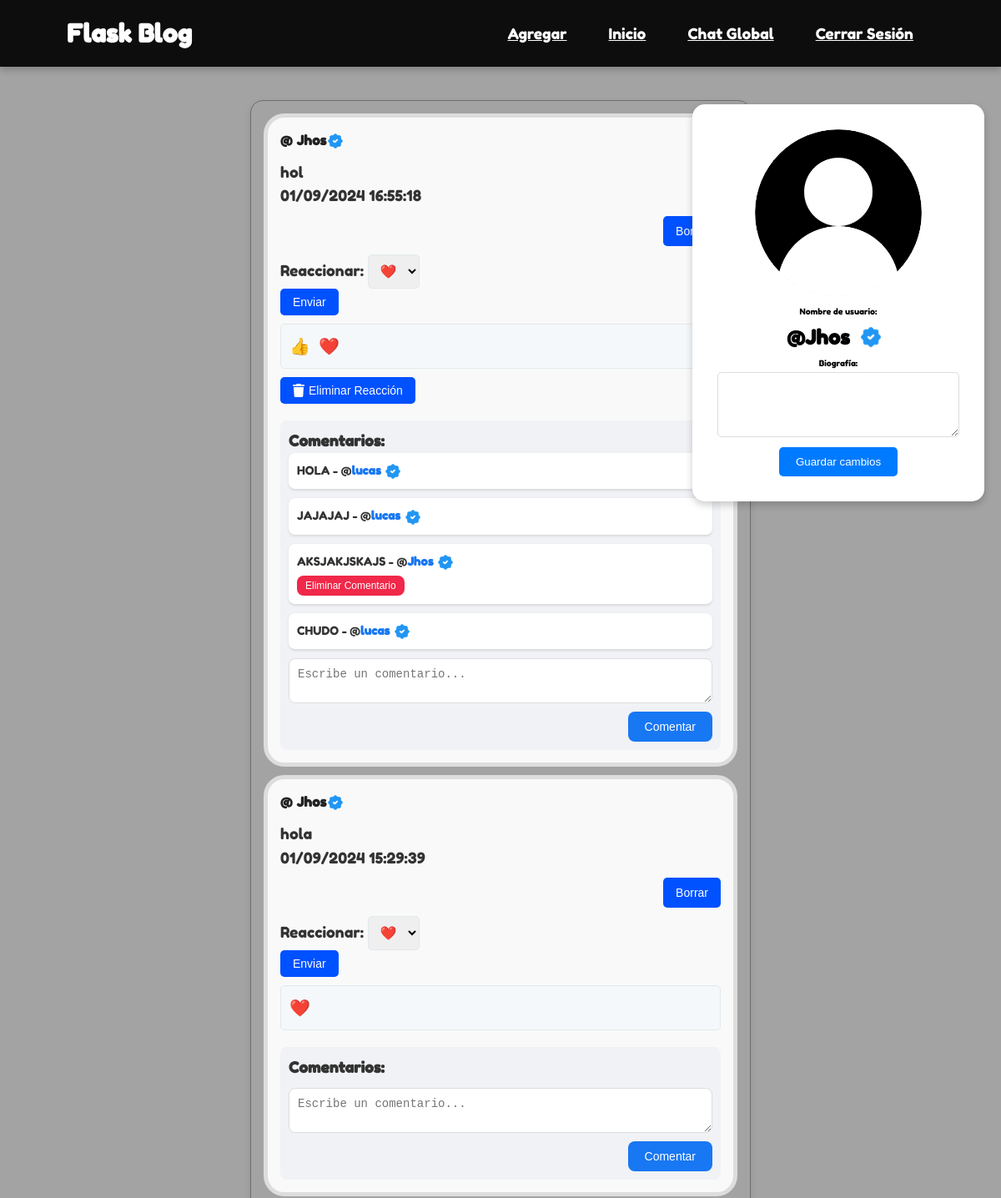
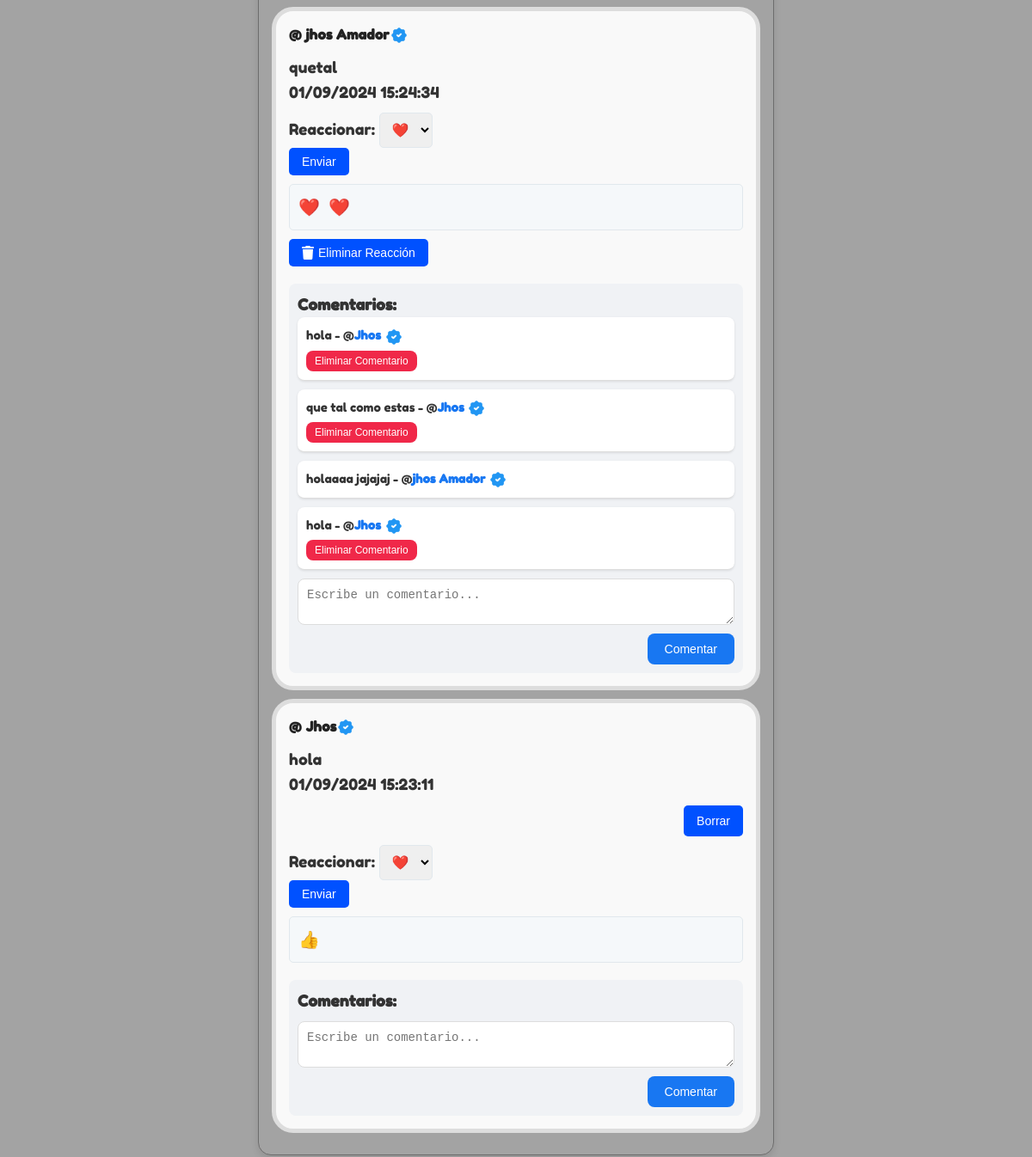
The page / (signed in) on the database its author committed (2 pictures, top to bottom).
### app.py (models this page shows)
class User(db.Model, UserMixin):
    __tablename__ = "users"
    id = db.Column(db.Integer, primary_key=True)
    name = db.Column(db.String(100), unique=True, nullable=False)  # Considera cambiar esto a `username` si es más adecuado
    password = db.Column(db.String(100), nullable=False)
    reactions = db.relationship('Reaction', back_populates='user')
    posts = db.relationship('Post', back_populates='user')

class Post(db.Model):
    __tablename__ = "posts"
    id = db.Column(db.Integer, primary_key=True)
    titulo = db.Column(db.String, nullable=False)
    fecha = db.Column(db.DateTime, default=datetime.utcnow)
    texto = db.Column(db.String, nullable=False)
    imagen_url = db.Column(db.String, nullable=True)  # Nueva columna para la URL de la imagen
    video_url = db.Column(db.String, nullable=True)  # Nueva columna para la URL del video
    user_id = db.Column(db.Integer, db.ForeignKey('users.id'), nullable=False)
    reactions = db.relationship('Reaction', back_populates='post')
    user = db.relationship('User', back_populates='posts')

class Reaction(db.Model):
    __tablename__ = 'reactions'
    id = db.Column(db.Integer, primary_key=True)
    user_id = db.Column(db.Integer, db.ForeignKey('users.id'), nullable=False)
    post_id = db.Column(db.Integer, db.ForeignKey('posts.id'), nullable=False)
    emoji = db.Column(db.String(10), nullable=False)  # Usa un tamaño adecuado para los emoticonos
    user = db.relationship('User', back_populates='reactions')
    post = db.relationship('Post', back_populates='reactions')
    __table_args__ = (
        db.UniqueConstraint('user_id', 'post_id', name='unique_user_post_reaction'),
    )

class Comment(db.Model):
    __tablename__ = 'comments'
    id = db.Column(db.Integer, primary_key=True)
    texto = db.Column(db.String, nullable=False)
    fecha = db.Column(db.DateTime, default=datetime.utcnow)
    user_id = db.Column(db.Integer, db.ForeignKey('users.id'), nullable=False)
    post_id = db.Column(db.Integer, db.ForeignKey('posts.id'), nullable=False)
    user = db.relationship('User')
    post = db.relationship('Post', back_populates='comments')

### app.py (the view)
@app.route("/")
@login_required
def inicio():
    posts = Post.query.order_by(Post.fecha.desc()).all()
    return render_template("inicio.html", posts=posts)

### app.py (called while the page is built)
@login_manager.user_loader
def load_user(user_id):
    return User.query.get(int(user_id))

### templates/inicio.html (shortened to what this page needs)
{% extends "layout.html" %}
{% block body %}
    <section>
        <div class="profile-card">
            <div class="profile-picture">
                <img src="{{ url_for('static', filename='usu.png') }}" alt="Foto de perfil" class="profile-image">
            </div>
            <form class="profile-form" action="{{ url_for('update_profile') }}" method="POST">
                <label for="profile-name">Nombre de usuario:</label>
                <div class="profile-name-container">
                    <span class="profile-name">@{{ current_user.name }}</span>
                    <img src="{{ url_for('static', filename='verificar.png') }}" alt="Verified" class="icon">
                </div>
                <label for="profile-bio">Biografía:</label>
                <textarea id="profile-bio" name="profile_bio" rows="4">{{ current_user.bio }}</textarea>
                <button type="submit">Guardar cambios</button>
            </form>
        </div>
        {% for post in posts %}
            <div class="post-background">
                <div class="post">
                    <h3 class="post-title">
                        <span>@</span>{{ post.user.name }}
                        <img src="{{ url_for('static', filename='verificar.png') }}" alt="Verified" class="icon">
                    </h3>
                    <p>{{ post.texto }}</p>
                    <p class="post-date">{{ post.fecha.strftime('%d/%m/%Y %H:%M:%S') }}</p>
                    {% if post.user_id == current_user.id %}
                    <div class="delete-button">
                        <form action="{{ url_for('borrar') }}" method="post">
                            <button type="submit" class="btn btn-delete">Borrar</button>
                        </form>
                    </div>
                    {% endif %}
                    <div class="reaction-form">
                        <form action="{{ url_for('add_reaction', post_id=post.id) }}" method="POST">
                            <label for="reaction">Reaccionar:</label>
                            <select name="emoji" id="reaction" class="emoji-picker">
                                <option value="❤️">❤️</option>
                            </select>
                            <button type="submit" class="btn btn-submit">Enviar</button>
                        </form>
                    </div>
                    <div class="reactions">
                        {% for reaccion in post.reactions %}
                            <span class="reaction">
                                {{ reaccion.emoji }}
                            </span>
                        {% endfor %}
                    </div>
                    {% for reaccion in post.reactions if reaccion.user_id == current_user.id %}
                    <form action="{{ url_for('eliminar_reaccion', post_id=post.id) }}" method="post" class="reaction-form">
                        <button type="submit">
                            <i class="fas fa-trash"></i> Eliminar Reacción
                        </button>
                    </form>
                    {% endfor %}
                    <div class="comments">
                        <h4>Comentarios:</h4>
                        {% for comment in post.comments %}
                            <div class="comment">
                                <p>
                                    {{ comment.texto }} -
                                    <span>@</span><strong>{{ comment.user.name }}</strong>
                                    <img src="{{ url_for('static', filename='verificar.png') }}" alt="Verified" class="icon">
                                </p>
                                {% if comment.user.id == current_user.id %}
                                    <form action="{{ url_for('borrar_comentario', comment_id=comment.id) }}" method="post">
                                        <button type="submit" class="btn btn-delete">Eliminar Comentario</button>
                                    </form>
                                {% endif %}
                            </div>
                        {% endfor %}
                        <form action="{{ url_for('crear_comentario', post_id=post.id) }}" method="post" class="comment-form">
                            <textarea name="texto" placeholder="Escribe un comentario..." required></textarea>
                            <button type="submit" class="btn btn-submit">Comentar</button>
                        </form>
                    </div>
                </div>
            </div>
        {% endfor %}
    </section>
{% endblock %}

### templates/layout.html (shortened to what this page needs)
<!DOCTYPE html>
<html lang="en">
<head>
    <link rel="stylesheet" href="{{ url_for('static', filename='style.css') }}">
    <link rel="stylesheet" href="https://cdnjs.cloudflare.com/ajax/libs/font-awesome/6.0.0-beta3/css/all.min.css">
</head>
<body>
    <header class="main-head">
        <nav>
            <h1 id="logo">
                <span style="--i: 1">F</span>
                <span style="--i: 2">l</span>
                <span style="--i: 3">a</span>
                <span style="--i: 4">s</span>
                <span style="--i: 5">k</span>
                <span style="--i: 6">&nbsp;</span>
                <span style="--i: 7">B</span>
                <span style="--i: 8">l</span>
                <span style="--i: 9">o</span>
                <span style="--i: 10">g</span>
            </h1>
            <ul>
                <li><a href="{{ url_for('agregar') }}">Agregar</a></li>
                {% if current_user.is_authenticated %}
                    <li><a href="{{ url_for('inicio') }}">Inicio</a></li>
                    <li><a href="{{ url_for('chat_global') }}">Chat Global</a></li>
                    <li><a href="{{ url_for('logout') }}">Cerrar Sesión</a></li>
                {% else %}
                    <li><a href="{{ url_for('login') }}">Login</a></li>
                    <li><a href="{{ url_for('signup') }}">Sign Up</a></li>
                {% endif %}
            </ul>
        </nav>
    </header>
    <div id="content">
        {% block body %}
        {% endblock %}
    </div>
</body>
</html>

### rows shown on the page
User: name "Jhos"
Post: user.name "Jhos", texto "hol", fecha "01/09/2024 16:55:18"
Reaction: emoji "👍"
Reaction: emoji "❤️"
Comment: texto "HOLA", user.name "lucas"
Comment: texto "JAJAJAJ", user.name "lucas"
Comment: texto "AKSJAKJSKAJS", user.name "Jhos"
Comment: texto "CHUDO", user.name "lucas"
Post: user.name "Jhos", texto "hola", fecha "01/09/2024 15:29:39"
Reaction: emoji "❤️"
Post: user.name "jhos Amador", texto "quetal", fecha "01/09/2024 15:24:34"
Reaction: emoji "❤️"
Reaction: emoji "❤️"
Comment: texto "hola", user.name "Jhos"
Comment: texto "que tal como estas", user.name "Jhos"
Comment: texto "holaaaa jajajaj", user.name "jhos Amador"
Comment: texto "hola", user.name "Jhos"
Post: user.name "Jhos", texto "hola", fecha "01/09/2024 15:23:11"
Reaction: emoji "👍"
